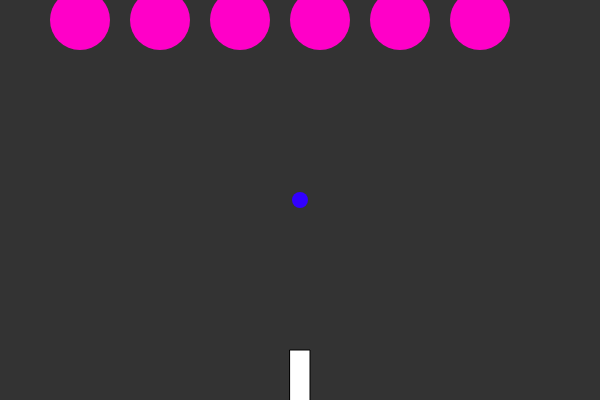
Frame 1 (no input)
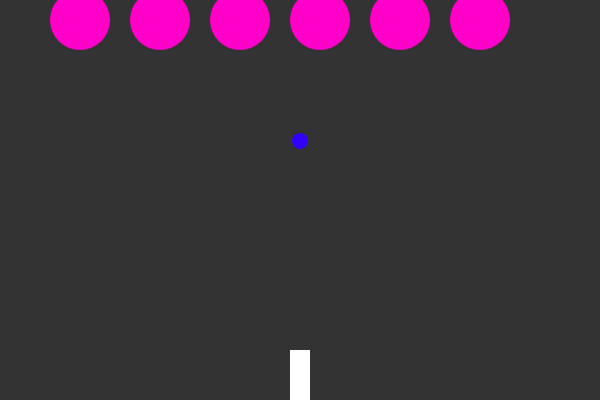
Frame 60 (no input)
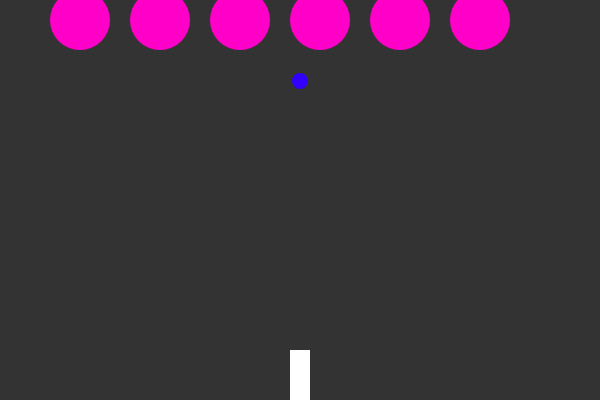
Frame 120 (the mouse pressed at the canvas centre since frame 60)

The p5.js sketch that drew these frames (run headless with seeded random() and noise() and a simulated clock; from frame 60 on, the mouse is pressed at the canvas centre):

// p5.js sketch
// ── sketch.js
var ship;
var flowers = [];
var drop;

function setup() {
	createCanvas(600, 400);
	ship = new Ship();
	drop = new Drop(width/2, height/2);
	for (var i = 0; i < 6; i++) {
		flowers[i] = new Flower(i*80+80, 20);
	}
}

function draw() {
	background(51);
	ship.show();
	drop.show();
	drop.move();
	for (var i = 0; i < flowers.length; i++) {
		flowers[i].show();
	}
}





function keyPressed() {
	if (keyCode === RIGHT_ARROW) {
		ship.move(1);
	} else if (keyCode === LEFT_ARROW) {
		ship.move(-1);
	}
}
// ── drop.js
function Drop(x, y){
	this.x = x;
	this.y = y;

	this.show = function(){
		noStroke();
		fill(50, 0, 255);
		ellipse(this.x, this.y, 16, 16);
	}

	this.move = function(){
		this.y = this.y - 1;
	}
}
// ── flower.js
function Flower(x, y) {
	this.x = x;
	this.y = y;

	this.show = function() {
		fill(255, 0, 200);
		ellipse(this.x, this.y, 60, 60);
	}

	this.move = function() {
	
	}
}
// ── invader.html
<!DOCTYPE html>
<html>
<head>
	<title>Space Invaders</title>
	<script src="https://cdnjs.cloudflare.com/ajax/libs/p5.js/0.7.2/p5.js" type="text/javascript"></script>
	<script src="sketch.js" type="text/javascript"></script>
	<script src="flower.js" type="text/javascript"></script>
	<script src="ship.js" type="text/javascript"></script>
	<script src="drop.js" type="text/javascript"></script>
</head>
<body>

</body>
</html>
// ── ship.js
function Ship() {
	this.x = width/2;

	this.show = function() {
		fill(255);
		rectMode(CENTER);
		rect(this.x, height-20, 20, 60);
	}

	this.move = function(dir) {
		this.x += dir*5;
	}
}
